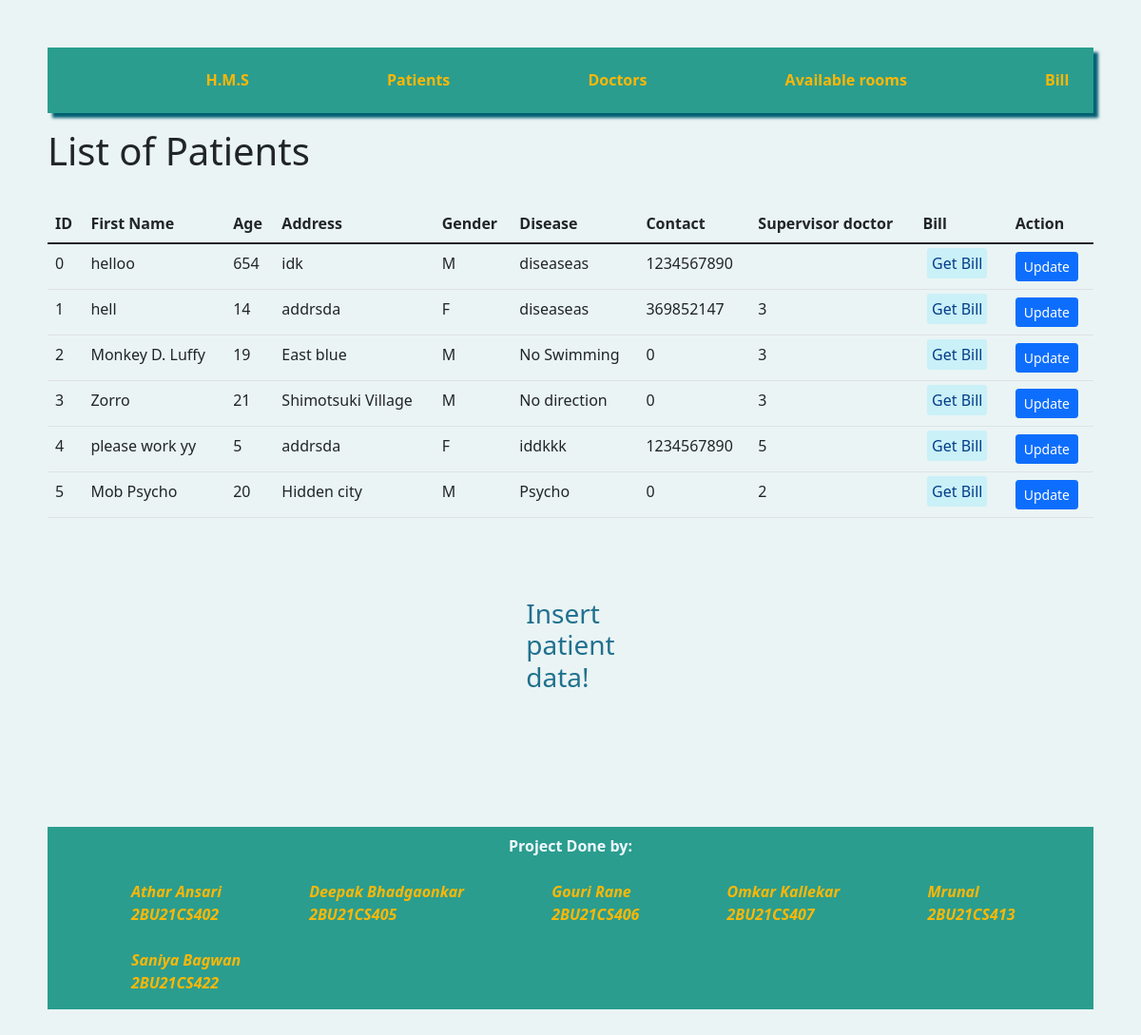
/patients.php, run on the app's committed database.
### tables this page shows
CREATE TABLE `patients` (
  `patient_id` int(11) NOT NULL,
  `full_name` varchar(30) DEFAULT NULL,
  `age` int(11) DEFAULT NULL,
  `gender` char(1) DEFAULT NULL,
  `address` varchar(50) DEFAULT NULL,
  `disease` varchar(30) DEFAULT NULL,
  `phone` bigint(10) NOT NULL,
  `doctor_id` int(11) DEFAULT NULL
);

### patients.php (the view, shortened to what this page needs)
<!DOCTYPE html>
<html lang="en">
<head>
    <link href="https://cdn.jsdelivr.net/npm/bootstrap@5.1.3/dist/css/bootstrap.min.css" rel="stylesheet">
</head>
<body style="margin: 50px;">
    <nav class="navigations">
        <ul>
            <li class="navv"><a href="main.html">H.M.S</a></li>
            <li class="navv"><a href="patients.php">Patients</a></li>
            <li class="navv"><a href="doctors.php">Doctors</a></li>
            <li class="navv"><a href="rooms.html">Available rooms</a></li>
            <li class="navv"><a href="test.php">Bill</a></li>
        </ul>
    </nav>
    <h1>List of Patients</h1>
    <br>
    <table class="table">
        <thead>
            <tr>
                <th>ID</th>
                <th>First Name</th>
                <th>Age</th>
                <th>Address</th>
                <th>Gender</th>
                <th>Disease</th>
                <th>Contact</th>
                <th>Supervisor doctor</th>
                <th>Bill</th>
                <th>Action</th>
            </tr>
        </thead>
        <tbody>
            <?php
            $servername = "localhost";
            $username = "root";
            $password = "";
            $database = "hspmgmnt";
            $connection = new mysqli($servername, $username, $password, $database);
            $sql = "SELECT * FROM patients";
            $result = $connection->query($sql);
            while ($row = $result->fetch_assoc()) {
                echo "<tr>
                    <td>" . $row["patient_id"] . "</td>
                    <td>" . $row["full_name"] . "</td>
                    <td>" . $row["age"] . "</td>
                    <td>" . $row["address"] . "</td>
                    <td>" . $row["gender"] . "</td>
                    <td>" . $row["disease"] . "</td>
                    <td>" . $row["phone"] . "</td>
                    <td>" . $row["doctor_id"] . "</td>
                    <td><a class='btn-bill' href='test.php'>Get Bill</a></td>
                    <td>
                        <a class='btn btn-primary btn-sm' href='updatepatient.php?patient_id=" . $row["patient_id"] . "&fn=" . $row["full_name"] . "&age=" . $row["age"] . "&add=" . $row["address"] . "&dis=" . $row["disease"] . "&ph=" . $row["phone"] . "&d_id" . $row["doctor_id"] . ">'>Update</a>
                    </td>
                </tr>";
            }
            ?>
        </tbody>
    </table>
    <h3 class="appointment"><a href="insert.html">Insert patient data!</a> </h3>
    <footer class="footer">
        <p class="p-footer"> Project Done by:</p>
        <li class="li-footer">Athar Ansari <br>2BU21CS402</li>
        <li class="li-footer">Deepak Bhadgaonkar<br>2BU21CS405</li>
        <li class="li-footer">Gouri Rane<br>2BU21CS406 </li>
        <li class="li-footer">Omkar Kallekar<br>2BU21CS407</li>
        <li class="li-footer">Mrunal <br>2BU21CS413</li>
        <li class="li-footer">Saniya Bagwan <br>2BU21CS422</li>
    </footer>
</body>
</html>

### patients.php (style rules this page uses)
body { background-color: #eaf4f4; }
.navigations { background-color: #2a9d8f; box-shadow: 5px 5px 3px 0px #005f73; }
.navv { display: inline-block; margin: 0.4em; align-content: center; padding-top: 1em; padding-bottom: 1em; padding-left: 12%; font-style: #ffb703; }
.navv a { color: #ffb703; font-weight: bold; text-decoration: none; }
footer { background-color: #2a9d8f; margin-top: 7em; }
.li-footer { display: inline-block; align-content: center; padding-top: 0.5em; padding-bottom: 1em; padding-left: 8%; color: #ffb703; font-weight: bold; font-style: oblique; }
.p-footer { display: flex; color: aliceblue; justify-content: center; font-weight: bold; padding-top: 0.5em; }
.appointment a { color: #20718f; display: flex; align-items: center; justify-content: center; margin-top: 2em; margin-left: 18em; margin-right: 18em; text-decoration: none; padding: 1em; border-radius: 0.3em; }
.btn-bill { background-color: #caf0f8; padding: 0.3em; border-radius: 0.2em; color: #023e8a; margin: 0.3em; text-decoration: none; }

### data on the page
patients: patient_id "0", full_name "helloo", age "654", address "idk", gender "M", disease "diseaseas", phone "1234567890"
patients: patient_id "1", full_name "hell", age "14", address "addrsda", gender "F", disease "diseaseas", phone "369852147", doctor "3"
patients: patient_id "2", full_name "Monkey D. Luffy", age "19", address "East blue", gender "M", disease "No Swimming", phone "0", doctor "3"
patients: patient_id "3", full_name "Zorro", age "21", address "Shimotsuki Village", gender "M", disease "No direction", phone "0", doctor "3"
patients: patient_id "4", full_name "please work yy", age "5", address "addrsda", gender "F", disease "iddkkk", phone "1234567890", doctor "5"
patients: patient_id "5", full_name "Mob Psycho", age "20", address "Hidden city", gender "M", disease "Psycho", phone "0", doctor "2"
